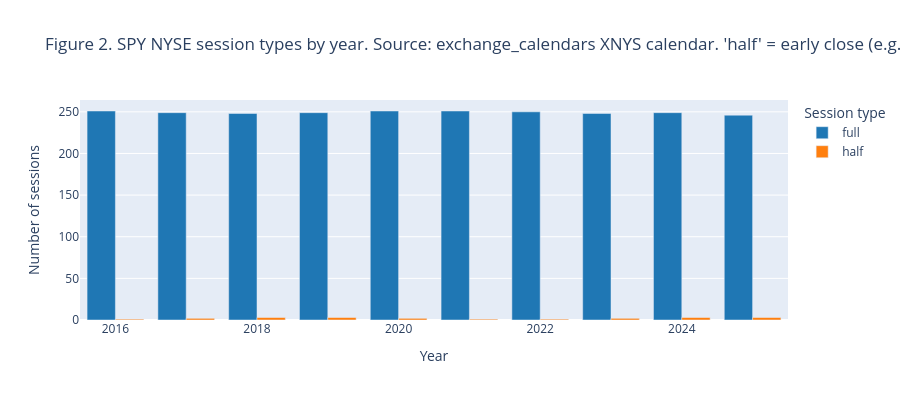

Notebook code for this chart:
### Code cell
# Figure 2 — Session-type distribution by year
if df is not None:
    if 'session_type' in df.columns:
        sessions_per_day = df.groupby(['year', df.index.to_series().dt.date.rename('date'), 'session_type']).size().reset_index(name='bars')
        session_counts = sessions_per_day.groupby(['year', 'session_type']).size().reset_index(name='count')

        fig2 = px.bar(
            session_counts,
            x='year',
            y='count',
            color='session_type',
            barmode='group',
            title=(
                "Figure 2. SPY NYSE session types by year.\n"
                "Source: exchange_calendars XNYS calendar. 'half' = early close (e.g., Black Friday, Christmas Eve)."
            ),
            labels={'count': 'Number of sessions', 'year': 'Year', 'session_type': 'Session type'},
            color_discrete_map={'full': '#1f77b4', 'half': '#ff7f0e'},
        )
        fig2.update_layout(height=400)
        fig2.show()
        print("Figure 2 saved.")
else:
    print("[SKIPPED] No data loaded.")

### Figure 1 — Plotly figure (JSON) as saved in the notebook; plotly's stock layout.template omitted (floating-point values rounded to 4 significant figures)
{"data": [{"alignmentgroup": "True", "hovertemplate": "Session type=full<br>Year=%{x}<br>Number of sessions=%{y}<extra></extra>", "legendgroup": "full", "marker": {"color": "#1f77b4", "pattern": {"shape": ""}}, "name": "full", "offsetgroup": "full", "orientation": "v", "showlegend": true, "textposition": "auto", "type": "bar", "x": [2016, 2017, 2018, 2019, 2020, 2021, 2022, 2023, 2024, 2025], "xaxis": "x", "y": [251, 249, 248, 249, 251, 251, 250, 248, 249, 246], "yaxis": "y"}, {"alignmentgroup": "True", "hovertemplate": "Session type=half<br>Year=%{x}<br>Number of sessions=%{y}<extra></extra>", "legendgroup": "half", "marker": {"color": "#ff7f0e", "pattern": {"shape": ""}}, "name": "half", "offsetgroup": "half", "orientation": "v", "showlegend": true, "textposition": "auto", "type": "bar", "x": [2016, 2017, 2018, 2019, 2020, 2021, 2022, 2023, 2024, 2025], "xaxis": "x", "y": [1, 2, 3, 3, 2, 1, 1, 2, 3, 3], "yaxis": "y"}], "layout": {"barmode": "group", "height": 400, "legend": {"title": {"text": "Session type"}, "tracegroupgap": 0}, "title": {"text": "Figure 2. SPY NYSE session types by year.\nSource: exchange_calendars XNYS calendar. 'half' = early close (e.g., Black Friday, Christmas Eve)."}, "xaxis": {"anchor": "y", "domain": [0, 1], "title": {"text": "Year"}}, "yaxis": {"anchor": "x", "domain": [0, 1], "title": {"text": "Number of sessions"}}}}
